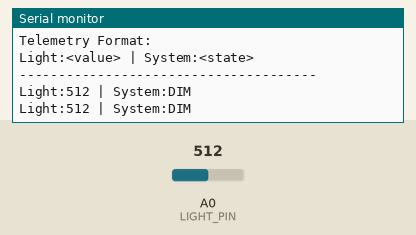
Recording of a sketch running on a simulated Arduino Uno, built with avr-gcc and run on an emulated ATmega328P. Parts: the last lines printed to the serial monitor. Inputs (shaded band) come from the test bench; at power-on: A0 (LIGHT_PIN) = 512.

Above: at 2.3 s.
2.4 s: A0 (LIGHT_PIN) set to 584
At 3.7 s:
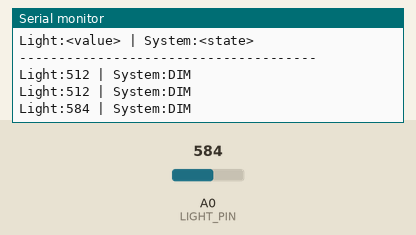
3.9 s: A0 (LIGHT_PIN) set to 610
At 4.9 s:
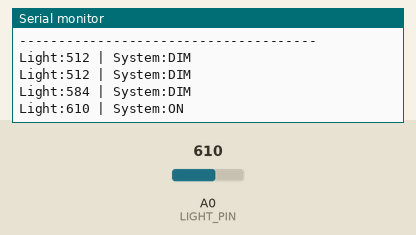

The sketch:

Mission_3_Code.ino
```cpp
#include <SoftwareSerial.h>

// =========================
// PowerSat Mission Code
// STEMSat Educational CubeSat Program
// =========================

// Bluetooth setup
SoftwareSerial bt(10, 11);

// Light sensor pin
const int LIGHT_PIN = A0;

// Toggle Bluetooth
const bool USE_BLUETOOTH = true;

// Thresholds (adjust after testing)
const int LIGHT_ON_THRESHOLD  = 600;
const int LIGHT_DIM_THRESHOLD = 300;

// Timing
unsigned long lastPrintTime = 0;
const unsigned long PRINT_INTERVAL = 1000;  // ms

// -------------------------
// Helper print functions
// -------------------------
void printBoth(const String &s) {
  Serial.print(s);
  if (USE_BLUETOOTH) {
    bt.print(s);
  }
}

void printlnBoth(const String &s) {
  Serial.println(s);
  if (USE_BLUETOOTH) {
    bt.println(s);
  }
}

// -------------------------
// Determine system state
// -------------------------
String getSystemState(int lightValue) {
  if (lightValue >= LIGHT_ON_THRESHOLD) {
    return "ON";
  } else if (lightValue >= LIGHT_DIM_THRESHOLD) {
    return "DIM";
  } else {
    return "OFF";
  }
}

void setup() {
  Serial.begin(9600);

  if (USE_BLUETOOTH) {
    bt.begin(9600);
  }

  delay(1000);

  printlnBoth("PowerSat CubeSat Mission Starting...");
  printlnBoth("Telemetry Format:");
  printlnBoth("Light:<value> | System:<state>");
  printlnBoth("--------------------------------------");
}

void loop() {
  // Read light level
  int lightValue = analogRead(LIGHT_PIN);

  // Determine system state
  String systemState = getSystemState(lightValue);

  // Print telemetry at interval
  if (millis() - lastPrintTime >= PRINT_INTERVAL) {
    lastPrintTime = millis();

    String dataLine = "Light:" + String(lightValue) +
                      " | System:" + systemState;

    printlnBoth(dataLine);
  }
}
```

Measured:
- the behaviour switches between 599 and 600 on A0 (LIGHT_PIN) (found by bisection; images 1 and 2)
- after the input at 2.4 s, the serial monitor: prints a new line after 0.74 s (image 1)
- after the input at 3.9 s, the serial monitor: prints a new line after 0.24 s (image 2)
